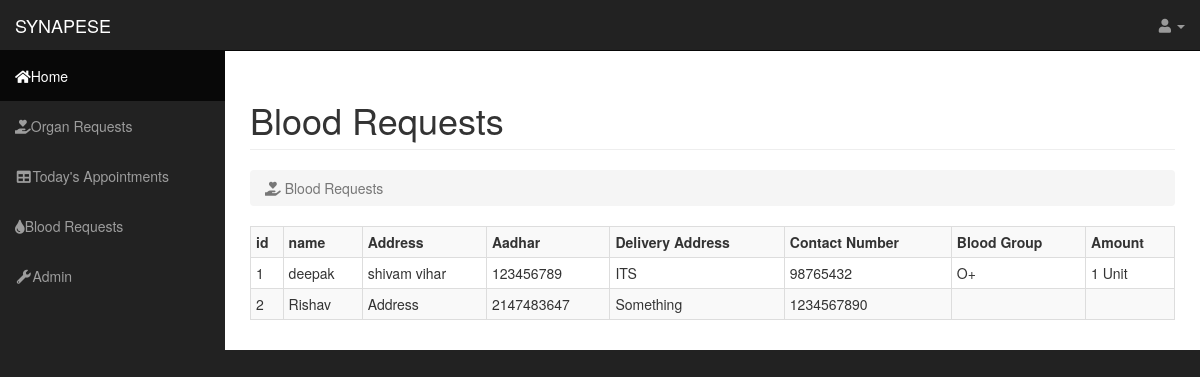
Screenshot of /bloodrequests.php with the database file from the repository.
### tables this page shows
CREATE TABLE `blood_orders` (
  `id` int(11) NOT NULL,
  `name` varchar(255) NOT NULL,
  `address` varchar(255) NOT NULL,
  `aadhar` int(255) NOT NULL,
  `delivery_address` varchar(255) NOT NULL,
  `mobile_number` int(255) NOT NULL,
  `blood_group` varchar(255) NOT NULL,
  `amount` varchar(255) NOT NULL
);

### bloodrequests.php (the view, shortened to what this page needs)
<!DOCTYPE html >
<html lang="en">
<head>
    <link rel="stylesheet" href="css/bootstrap.min.css" type="text/css">
    <link href="css/sb-admin.css" rel="stylesheet">
    <link href="css/plugins/morris.css" rel="stylesheet">
    <link href="font-awesome/css/font-awesome.min.css" rel="stylesheet" type="text/css">
    <link rel="stylesheet" href="https://use.fontawesome.com/releases/v5.3.1/css/all.css">
</head>
<body>
    <div id="wrapper">
        <nav class="navbar navbar-inverse navbar-fixed-top" role="navigation">
            <div class="navbar-header">
                <a class="navbar-brand " href="home.html">SYNAPESE</a>
            </div>
            <ul class="nav navbar-right top-nav">
              <li class="dropdown">
                    <a href="#" class="dropdown-toggle" data-toggle="dropdown"><i class="fa fa-user"></i>
                        ?><b class="caret"></b></a>
                </li>
            </ul>
            <div class="collapse navbar-collapse navbar-ex1-collapse">
                <ul class="nav navbar-nav side-nav">
                    <li class="active">
                        <a href="dbadmin.php"><i class="fas fa-home"></i>Home</a>
                    </li>
                     <li>
                        <a href="organrequest.php"> <i class="fa fa-hand-holding-heart"></i>Organ Requests</a>
                    </li>
                     <li>
                        <a href="#"><i class="fa fa-fw fa-table"></i>Today's Appointments</a>
                    </li>
                     <li>
                        <a href="bloodrequests.php"><i class="fa fa-tint"></i>Blood Requests</a>
                    </li>
                    <li>
                        <a href="#"><i class="fa fa-fw fa-wrench"></i>Admin</a>
                    </li>
                </ul>
            </div>
        </nav>
        <div id="page-wrapper">
            <div class="container-fluid">
                <div class="row">
                    <div class="col-lg-12">
                        <h1 class="page-header">
                            Blood Requests
                        </h1>
                        <ol class="breadcrumb">
                            <li class="active">
                                <i class="fa fa-hand-holding-heart"></i> Blood Requests
                            </li>
                        </ol>
                    </div>
                </div>
                <div class="row">
                    <div class="col-lg-12">
                        <div class="panel-default">
                            <?php
                            $id=1;
                            include('server.php');
                            $sql="SELECT * FROM blood_orders";
                            $query=mysqli_query($db,$sql);
                            $result=mysqli_num_rows($query);
                            if($result>0)
                            {
                                echo '<table class="table table-striped table-bordered table-hover table-condensed">';
                                echo '<tr><th>id</th><th>name</th><th>Address</th><th>Aadhar</th><th>Delivery Address</th><th>Contact Number</th><th>Blood Group</th><th>Amount</th>';
                                while($row = mysqli_fetch_array($query,MYSQLI_ASSOC))
                                {
                                    echo '<tr>';
                                    echo '<td>'.$id++.'</td>';
                                    echo '<td>'.$row['name'].'</td>';
                                    echo '<td>'.$row['address'].'</td>';
                                    echo '<td>'.$row['aadhar'].'</td>';
                                    echo '<td>'.$row['delivery_address'].'</td>';
                                    echo '<td>'.$row['mobile_number'].'</td>';
                                    echo '<td>'.$row['blood_group'].'</td>';
                                    echo '<td>'.$row['amount'].'</td>';
                                    echo '</tr>';
                                }
                            }
                            else
                            {
                                echo 'No Data Available';
                            }
                            ?>
                        </div>
                    </div>
                </div>
            </div>
        </div>
    </div>
</body>
</html>

### css/sb-admin.css (style rules this page uses)
body { margin-top: 100px; background-color: #222; }
@media (min-width:768px) { body { margin-top: 50px; } }
#wrapper { padding-left: 0; }
#page-wrapper { width: 100%; padding: 0; background-color: #fff; }
@media (min-width:768px) { #wrapper { padding-left: 225px; } }
@media (min-width:768px) { #page-wrapper { padding: 10px; } }
.top-nav { padding: 0 15px; }
.top-nav>li { display: inline-block; float: left; }
.top-nav>li>a { padding-top: 15px; padding-bottom: 15px; line-height: 20px; color: #999; }
@media (min-width:768px) { .side-nav { position: fixed; top: 51px; left: 225px; width: 225px; margin-left: -225px; border: none; border-radius: 0; overflow-y: auto; background-color: #222; } }
@media (min-width:768px) { .side-nav>li>a { width: 225px; } }

### rows the page displays
blood_orders: name "deepak", address "shivam vihar", aadhar "123456789", delivery_address "ITS", mobile_number "98765432", blood_group "O+", amount "1 Unit"
blood_orders: name "Rishav", address "Address", aadhar "2147483647", delivery_address "Something", mobile_number "1234567890"
